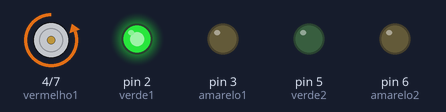
Recording of a sketch running on a simulated Arduino Uno, built with avr-gcc and run on an emulated ATmega328P. Shown: motor-driver pin pairs drawn as motors (green arrow = first pin HIGH = forward, orange = second pin HIGH = backward, longer = more drive), output pins drawn as LEDs (lit = HIGH).

Above: at 1.0 s.
At 2.5 s:
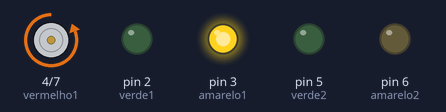
At 4.0 s:
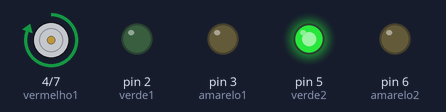
At 5.5 s:
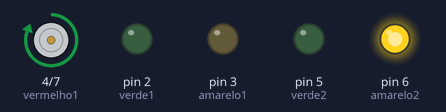
Timing chart, 0 to 7.8 s (numbered marks = the images above):
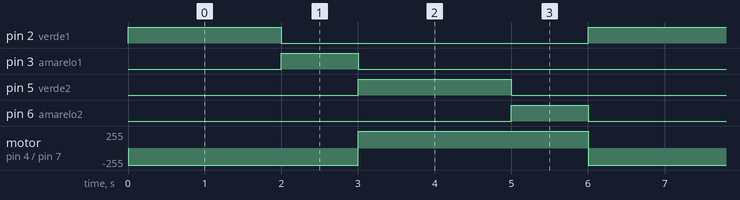

Measured:
- by itself, pin 2 (verde1), pin 5 (verde2): alternates HIGH for 2.0 s and LOW for 4.0 s
- by itself, pin 3 (amarelo1), pin 6 (amarelo2): alternates HIGH for 1.0 s and LOW for 5.0 s
- by itself, motor on pin 4 (vermelho1) / pin 7 (vermelho2): alternates forward 255/255 for 3.0 s and backward 255/255 for 3.0 s

The sketch:

Semaforo3dSimples.ino
```cpp
int verde1 = 2, amarelo1 = 3,
    vermelho1 = 4, verde2 = 5,
    amarelo2 = 6, vermelho2 = 7;

void setup() {
  pinMode(verde1, OUTPUT);
  pinMode(amarelo1, OUTPUT);
  pinMode(vermelho1, OUTPUT);
  pinMode(verde2, OUTPUT);
  pinMode(amarelo2, OUTPUT);
  pinMode(vermelho2, OUTPUT);
}

void loop() {
  digitalWrite(verde1, HIGH);
  digitalWrite(vermelho2, HIGH);
  delay(2000);
  digitalWrite(verde1, LOW);
  digitalWrite(amarelo1, HIGH);
  delay(1000);
  digitalWrite(amarelo1, LOW);
  digitalWrite(vermelho1, HIGH);
  digitalWrite(vermelho2, LOW);
  digitalWrite(verde2, HIGH);
  delay(2000);
  digitalWrite(verde2, LOW);
  digitalWrite(amarelo2, HIGH);
  delay(1000);
  digitalWrite(amarelo2, LOW);
  digitalWrite(vermelho1, LOW);
}
```
